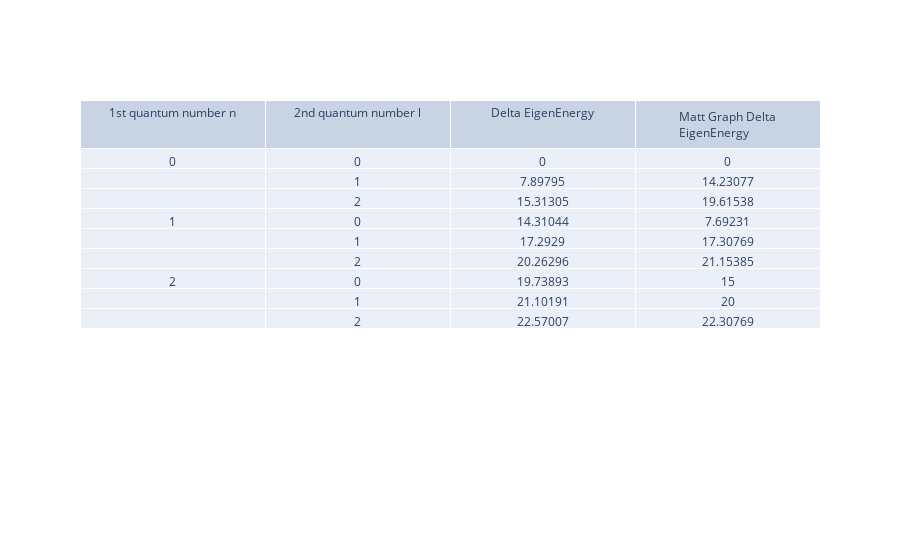

This figure's notebook cell:
### Code cell
import plotly.graph_objects as go
import numpy as np

En2 = [round(x, 5) for x in En2]

E_inCm = [0, 3.7, 5.1, 2, 4.5, 5.5, 3.9, 5.2, 5.8]
E_in_meV = np.array(E_inCm)*10/2.6
E_an = [round(x, 5) for x in E_in_meV]

fig = go.Figure(data=[go.Table(header=dict(values=['1st quantum number n', '2nd quantum number l', 'Delta EigenEnergy', 'Matt Graph Delta EigenEnergy']),
                 cells=dict(values=[['0', '', '', '1', '', '', '2', '', '', ],
                                    ['0', '1' ,'2' , '0','1' ,'2' , '0','1' ,'2'],
                                    [En2[0], En2[3], En2[6], En2[1], En2[4], En2[7], En2[2], En2[5], En2[8]], 
                                    [E_an[0], E_an[1], E_an[2], E_an[3], E_an[4], E_an[5], E_an[6], E_an[7], E_an[8]]]
                                    ))])
fig.show()

### Figure 1 — Plotly figure (JSON) as saved in the notebook; plotly's stock layout.template omitted (floating-point values rounded to 4 significant figures)
{"data": [{"cells": {"values": [["0", "", "", "1", "", "", "2", "", ""], ["0", "1", "2", "0", "1", "2", "0", "1", "2"], [0, 7.898, 15.31, 14.31, 17.29, 20.26, 19.74, 21.1, 22.57], [0, 14.23, 19.62, 7.692, 17.31, 21.15, 15, 20, 22.31]]}, "header": {"values": ["1st quantum number n", "2nd quantum number l", "Delta EigenEnergy", "Matt Graph Delta EigenEnergy"]}, "type": "table"}], "layout": {}}
